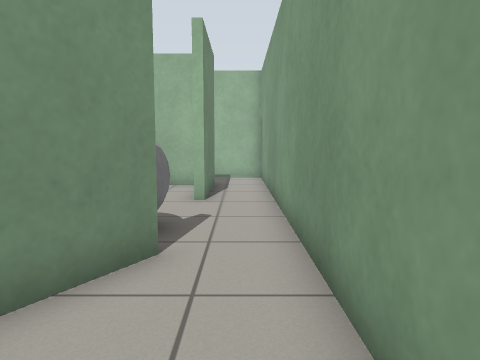
[1] (above)

16 first-person views from a walk through a robot-simulator world made for Gazebo. The camera is 0.8 m above the floor, tilts 6° down and sees 70° across. The floor is counted in squares, 0.5 m on a side. Each view is taken from the middle of a square. On the plan, view 1 faces up. The plan holds only what a view shows up to about 16 squares ahead; the rest is blank.

[2]
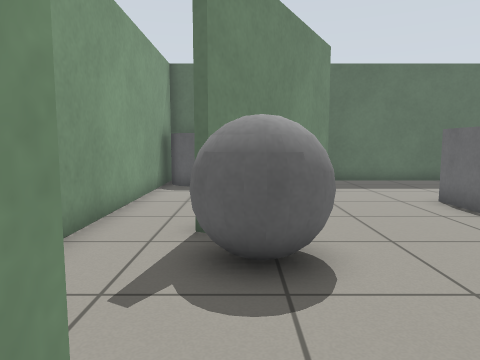

[3]
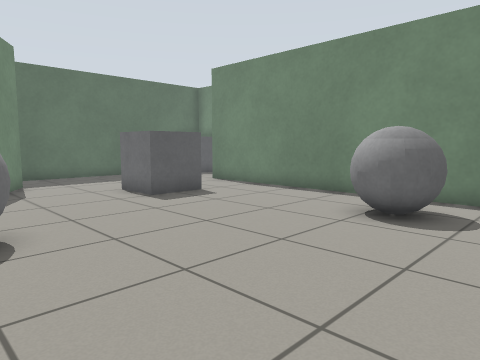

[4]
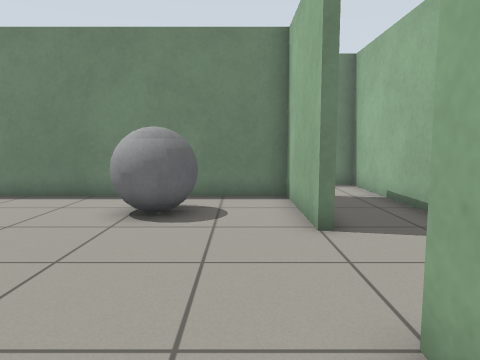

[5]
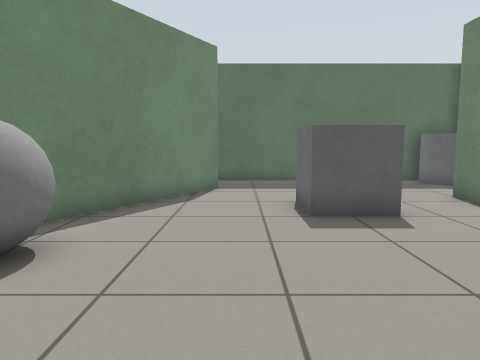

[6]
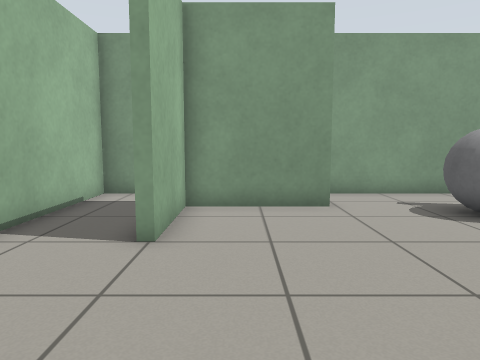

[7]
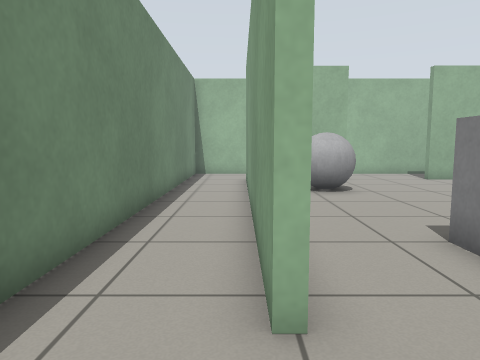

[8]
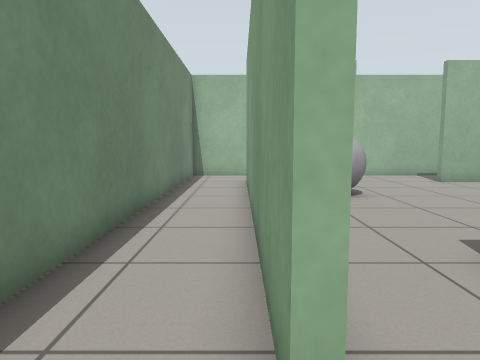

[9]
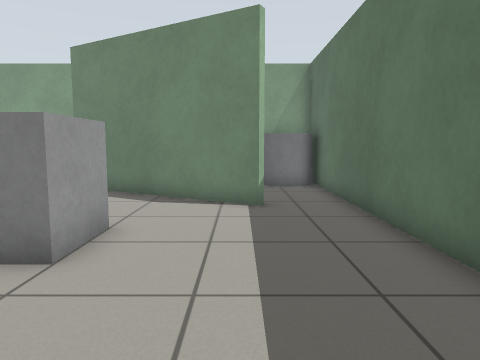

[10]
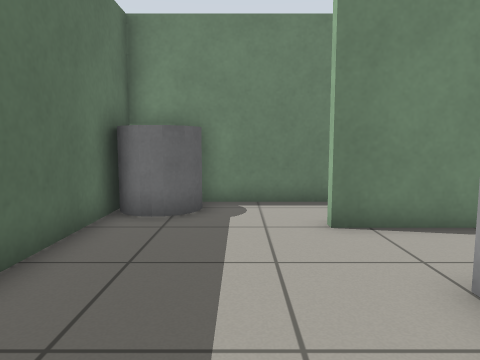

[11]
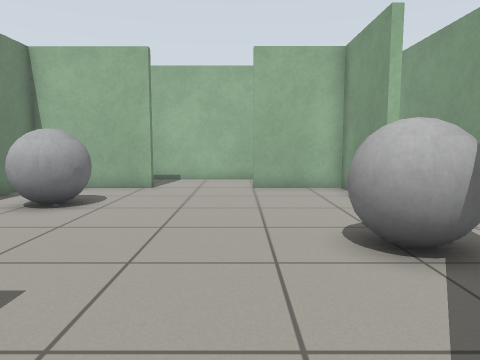

[12]
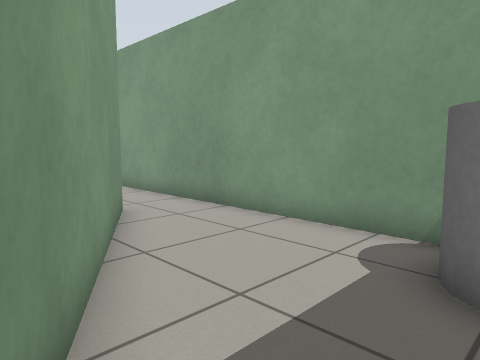

[13]
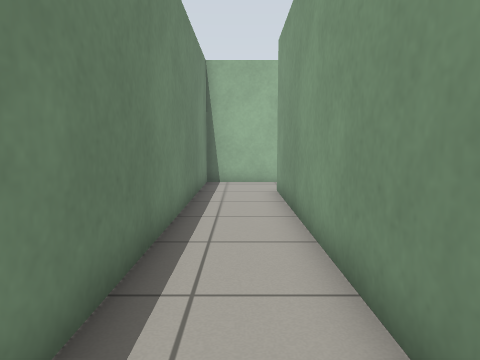

[14]
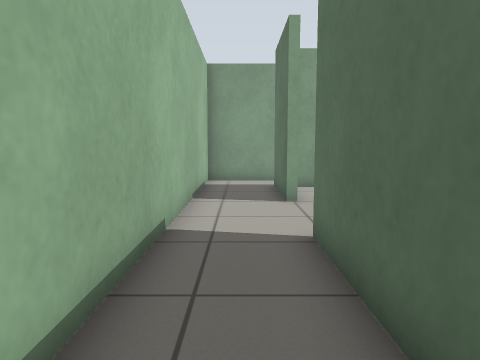

[15]
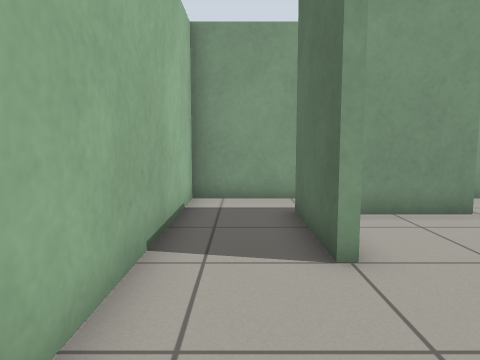

[16]
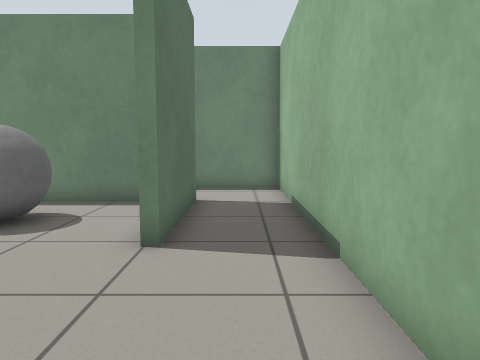

### Floor plan
Ten units are one square. View 1 is at (0, 0); x grows to the right and y downward. Boxes are objects, and circles mark ways between rooms. Rooms are numbered by the first view taken in them; rooms with no view inside come last. Other rooms are left out.
<svg viewBox="-160 -169 175 214">
<path fill="none" stroke="#000" d="M-55 40 10 40 10 -35M-12 -49 -48 14M-13 -96 -13 -134 -46 -134M-81 -134 -124 -134 -124 -6M-52 16 -14 -50M-124 40 -55 40M-127 -6 -127 -137 -81 -137M-46 -137 -10 -137 -10 -96M10 -35 10 -164 -154 -164 -154 40 -124 40"/>
<rect x="-15" y="15" width="20" height="20" fill="#bbb"><title>grey cylinder</title></rect>
<rect x="-115" y="-115" width="30" height="30" fill="#bbb"><title>grey ball</title></rect>
<rect x="-95" y="-35" width="20" height="20" fill="#bbb"><title>grey box</title></rect>
<rect x="-35" y="-75" width="20" height="20" fill="#bbb"><title>grey ball</title></rect>
<rect x="-155" y="15" width="20" height="20" fill="#bbb"><title>grey cylinder</title></rect>
<circle cx="-45" cy="25" r="3" fill="#2a7"/>
<circle cx="0" cy="-30" r="3" fill="#2a7"/>
<circle cx="-10" cy="-75" r="3" fill="#2a7"/>
<circle cx="-120" cy="15" r="3" fill="#2a7"/>
<circle cx="-65" cy="-140" r="3" fill="#2a7"/>
<text x="-20" y="10">1</text>
<text x="-70" y="-60">2</text>
<text x="-130" y="-90">3</text>
</svg>
Room 1 opens to room 2. Room 1 opens to room 3. Room 2 opens to room 3.

Where each view was taken, in squares from view 1:
view 1: 0 up, 0 right, facing up
view 2: 11 up, 2 left, facing down
view 3: 13 up, 2 left, facing down-left
view 4: 12 up, 2 left, facing left
view 5: 11 up, 6 left, facing down
view 6: 12 up, 10 left, facing right
view 7: 2 down, 13 left, facing up
view 8: 1 down, 13 left, facing up
view 9: 1 down, 14 left, facing right
view 10: 1 down, 6 left, facing left
view 11: 1 up, 5 left, facing up
view 12: 3 down, 5 left, facing up-right
view 13: 2 up, 14 left, facing up
view 14: 15 up, 14 left, facing right
view 15: 15 up, 9 left, facing right
view 16: 15 up, 3 left, facing left
